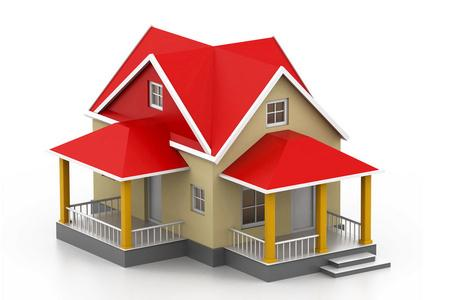
//> input picture Harris/detector/discarded_way/house.jpeg, 450 x 300 px
$ ./aborted   (built with g++ and OpenCV 4)
//> lines starting //> are read from the running program, lines starting //| are printed output that depends on the picture
#include <Eigen/Dense>
#include <random>
#include <opencv2/opencv.hpp>
#include <cmath>
#include <iostream>

//g++ Harris_detector.cpp -I/usr/include/eigen3 $(pkg-config --cflags --libs opencv4) -o Harris_

using namespace cv;
using namespace Eigen;
using namespace std;
// class Harris_detetcor{
//   public:
//   private:
// }

Matrix3d Gauss_ = (Matrix3d() << 1.0/16.0,2.0/16.0,1.0/16.0,
                                2.0/16.0,4.0/16.0,2.0/16.0,
                                1.0/16.0,2.0/16.0,1.0/16.0).finished();
//Gauss_ = Gauss_ / Gauss_.sum();
Matrix3d Sobel = (Matrix3d() << -1.0,0,1.0,
                                -2.0,0,2.0,
                                -1.0,0,1.0).finished();
int main(int argc,char** argv)
{
  Mat src = imread("house.jpeg",IMREAD_GRAYSCALE);
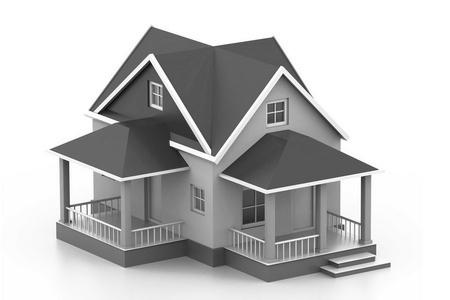
//> src: 300 rows x 450 cols, CV_8UC1; min 0, max 255, mean 192.6
  Mat image = Mat::zeros(src.rows+2,src.cols+2,CV_8UC1);
  for(int i = 1;i<src.rows+1;i++){
    for(int j = 1;j<src.cols+1;j++){
      image.at<uchar>(i,j) = src.at<uchar>(i-1,j-1);
    }
  }
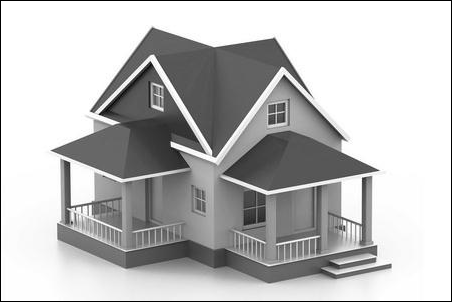
//> image: 302 rows x 452 cols, CV_8UC1; min 0, max 255, mean 190.5
  imshow("extented_image",image);
  waitKey(0);
  return 0;
}
Mat extend_image(Mat src){
  Mat src = imread("house.jpeg",IMREAD_GRAYSCALE);
  Mat image = Mat::zeros(src.rows+2,src.cols+2,CV_8UC1);
  for(int i = 1;i<src.rows+1;i++){
    for(int j = 1;j<src.cols+1;j++){
      image.at<uchar>(i,j) = src.at<uchar>(i-1,j-1);
    }
  }
  return image;
}
// [52 lines of commented-out code are left out]
